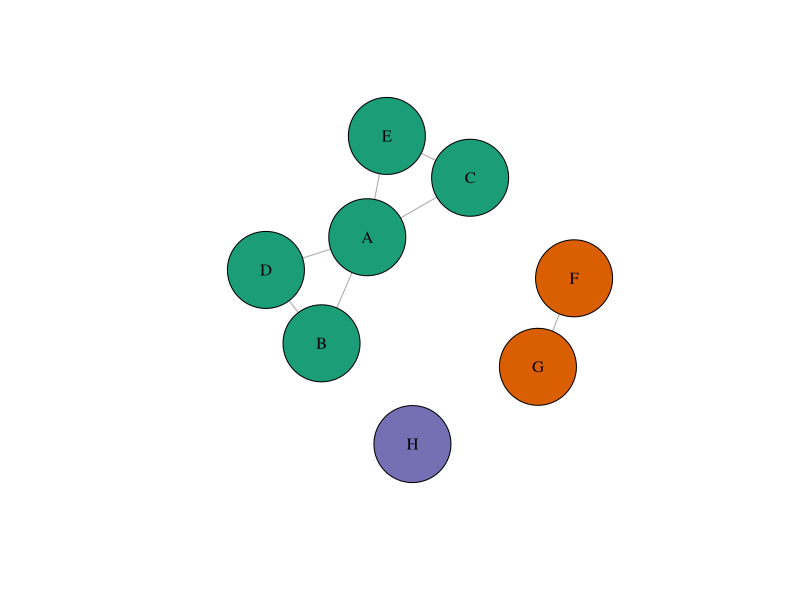
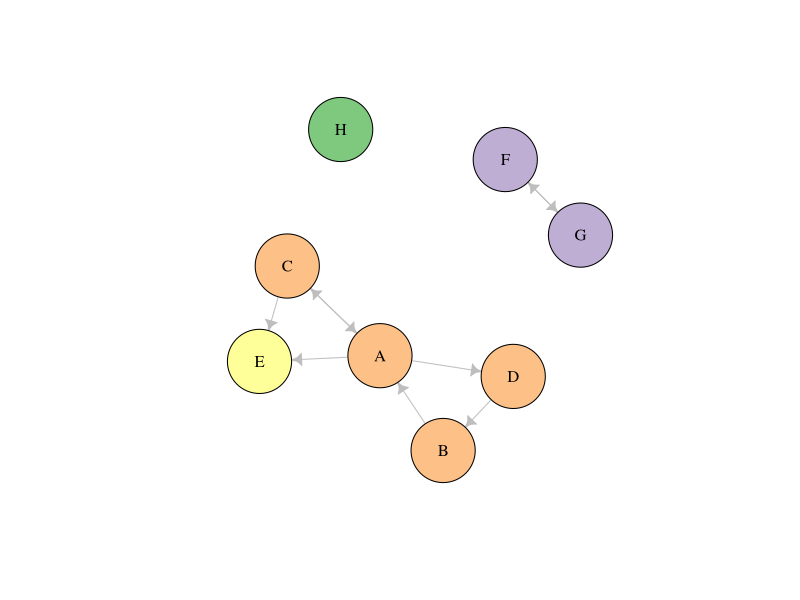

Write R code to recreate these figures, in order. (Note: this script raises an error after producing the figures.)
## ---- chunk 1
library(igraph)
## ---- chunk 2
g <- data.frame(from = c("A", "A", "B", "A", "C", "D", "F", "H"),
           to   = c("B", "C", "D", "E", "E", "A", "G", "H")) %>%
  graph_from_data_frame(directed = FALSE,
                        vertices = data.frame(id    = LETTERS[1:8],
                                              color = c(rep("#1b9e77", 5),
                                                        rep("#d95f02", 2),
                                                        "#7570b3")
                                              )) %>%
  simplify(remove.loops = TRUE)

g %>%
  plot.igraph(
    layout             = layout_with_kk,
    vertex.size        = 50,
    vertex.label.color = "black",
    edges.color        = "grey")

## ---- chunk 3
g <- data.frame(from = c("D", "B", "A", "A", "A", "C", "C", "G", "F", "H"),
                to   = c("B", "A", "D", "E", "C", "A", "E", "F", "G", "H")) %>%
  graph_from_data_frame(directed = TRUE#,
                        # vertices = data.frame(id    = LETTERS[1:8],
                        #                       color = c(rep("#1b9e77", 5),
                        #                                 rep("#d95f02", 2),
                        #                                 "#7570b3")
                                              #)
                        ) %>%
  set_vertex_attr(., name = "component",
                  value = components(., "strong")$membership) %>%
  set_vertex_attr(., name = "color",
                  value = c("#7fc97f",
                            "#beaed4",
                            "#fdc086",
                            "#ffff99")[as.factor(V(.)$component)]) %>%
  simplify(remove.loops = TRUE)

g %>%
  plot.igraph(
    layout             = layout_with_kk,
    vertex.size        = 40,
    vertex.label.color = "black",
    edge.color         = "grey",
    edge.arrow.width   = 2,
    edge.arrow.size    = 0.5)

## ---- chunk 4
par(mfrow = c(1, 2))

g <- data.frame(from = c("A", "A", "B", "A", "C", "D", "C", "C", "F", "H"),
                to   = c("B", "C", "D", "E", "E", "A", "B", "D", "G", "H")) %>%
  graph_from_data_frame(directed = FALSE) %>%
  simplify(remove.loops = TRUE) %>%
  set_vertex_attr(name = "coreness", value = coreness(.))
# Complete
g %>%
  my_igraph(.layout = "layout_with_kk", sub = "Red completa",
            .vertex.size = 30)
# 1-core
g %>%
  delete_vertices(v = which(V(.)$coreness < 1)) %>%
  my_igraph(.layout = "layout_with_fr", sub = "1-Core",
            .vertex.size = 30)
## ---- chunk 5
par(mfrow = c(1, 2))
# 2-core
g %>%
  delete_vertices(v = which(V(.)$coreness < 2)) %>%
  my_igraph(.layout = "layout_with_fr", sub = "2-Core",
            .vertex.size = 30)
# 3-core
g %>%
  delete_vertices(v = which(V(.)$coreness < 3)) %>%
  my_igraph(.layout = "layout_with_fr", sub = "3-Core",
            .vertex.size = 30)
## ---- chunk 6
par(mfrow = c(1, 2))

g <- data.frame(from = c("A", "A", "B", "B", "D", "D", "E"),
                to   = c("B", "C", "C", "D", "E", "F", "F")) %>%
  graph_from_data_frame(directed = FALSE) %>%
  set_edge_attr(name = "width", value = edge.betweenness(., directed = FALSE))

coords <- layout_with_kk(g)

g %>%
  igraph::plot.igraph(
    layout       = coords,
    vertex.color = "lightblue",
    vertex.size  = 50,
    edges.color  = "grey")

g <- data.frame(from = c("A", "A", "B", "D", "D", "E"),
                to   = c("B", "C", "C", "E", "F", "F")) %>%
  graph_from_data_frame(directed = FALSE) %>%
  set_edge_attr(name = "width", value = edge.betweenness(., directed = FALSE))

g %>%
  igraph::plot.igraph(
    layout       = coords,
    vertex.color = "lightblue",
    vertex.size  = 50,
    edges.color  = "grey")
## ---- chunk 7
g <- data.frame(from = c("A", "A", "B", "B", "D", "D", "E"),
                to   = c("B", "C", "C", "D", "E", "F", "F")) %>%
  graph_from_data_frame(directed = FALSE) %>%
  set_edge_attr(name = "width", value = edge.betweenness(., directed = FALSE)) %>%
  set_vertex_attr(name = "color", value = membership(cluster_edge_betweenness(.)))
cluster_edge_betweenness(g) %>% plot(., g, vertex.size = 50)
## ---- chunk 8
g <- data.frame(from = c("A", "A", "B", "B", "D", "D", "E"),
                to   = c("B", "C", "C", "D", "E", "F", "F")) %>%
  graph_from_data_frame(directed = FALSE) 

g %>%
  igraph::plot.igraph(
    layout       = layout_with_kk,
    vertex.color = "lightblue",
    vertex.size  = 30,
    edges.color  = "grey")
## ---- chunk 9
g <- data.frame(from = c("A", "A", "A", "B", "B", "C",
                         "E", "E", "E", "F", "F", "G",
                         "I", "I", "I", "J", "J", "K",
                         "M", "M", "M", "N", "N", "O",
                         "B", "G", "L", "P"),
                to   = c("B", "C", "D", "C", "D", "D",
                         "F", "G", "H", "G", "H", "H",
                         "J", "K", "L", "K", "L", "L",
                         "N", "O", "P", "O", "P", "P",
                         "F", "J", "N", "D")) %>%
  graph_from_data_frame(directed = FALSE) %>%
  set_vertex_attr(name  = "louvain_group",
                  value = membership(cluster_louvain(.)))

coords <- layout_with_kk(g)

par(mfrow = c(1, 3))

g %>%
  igraph::plot.igraph(
    layout       = coords,
    vertex.color = "lightblue",
    vertex.size  = 30,
    edges.color  = "grey",
    main         = "Gráfico inicial")

g %>%
  igraph::plot.igraph(
    layout       = coords,
    vertex.color = V(.)$louvain_group,
    vertex.size  = 30,
    edges.color  = "grey",
    main         = "Optimización de la modularidad")

contract(g, V(g)$louvain_group, vertex.attr.comb=toString) %>%
  igraph::plot.igraph(
    layout       = layout_with_fr,
    vertex.color = as.factor(V(.)$louvain_group),
    vertex.size  = 30,
    edges.color  = "grey",
    main         = "Agregación comunitaria")
## ---- chunk 10
g <- sample_smallworld(dim = 1, size = 100, nei = 3, p = 0.05)

par(mfrow = c(1, 2))
louv   <- cluster_louvain(g)
coords <- layout_with_kk(g)

g %>%
  igraph::plot.igraph(
    layout       = coords,
    vertex.color = "lightblue",
    vertex.label = NA,
    vertex.size  = 10,
    edges.color  = "grey")

louv %>% plot(., g,
              layout       = coords,
              vertex.label = NA,
              vertex.size  = 10,
              edges.color  = "grey")

## ---- chunk 11
knitr::include_graphics("images/03-09-01.png")
## ---- chunk 12
knitr::include_graphics("images/03-09-02.png")
## ---- chunk 13
knitr::include_graphics("images/03-09-03.png")
## ---- chunk 14
knitr::include_graphics("images/03-09-04.png")
